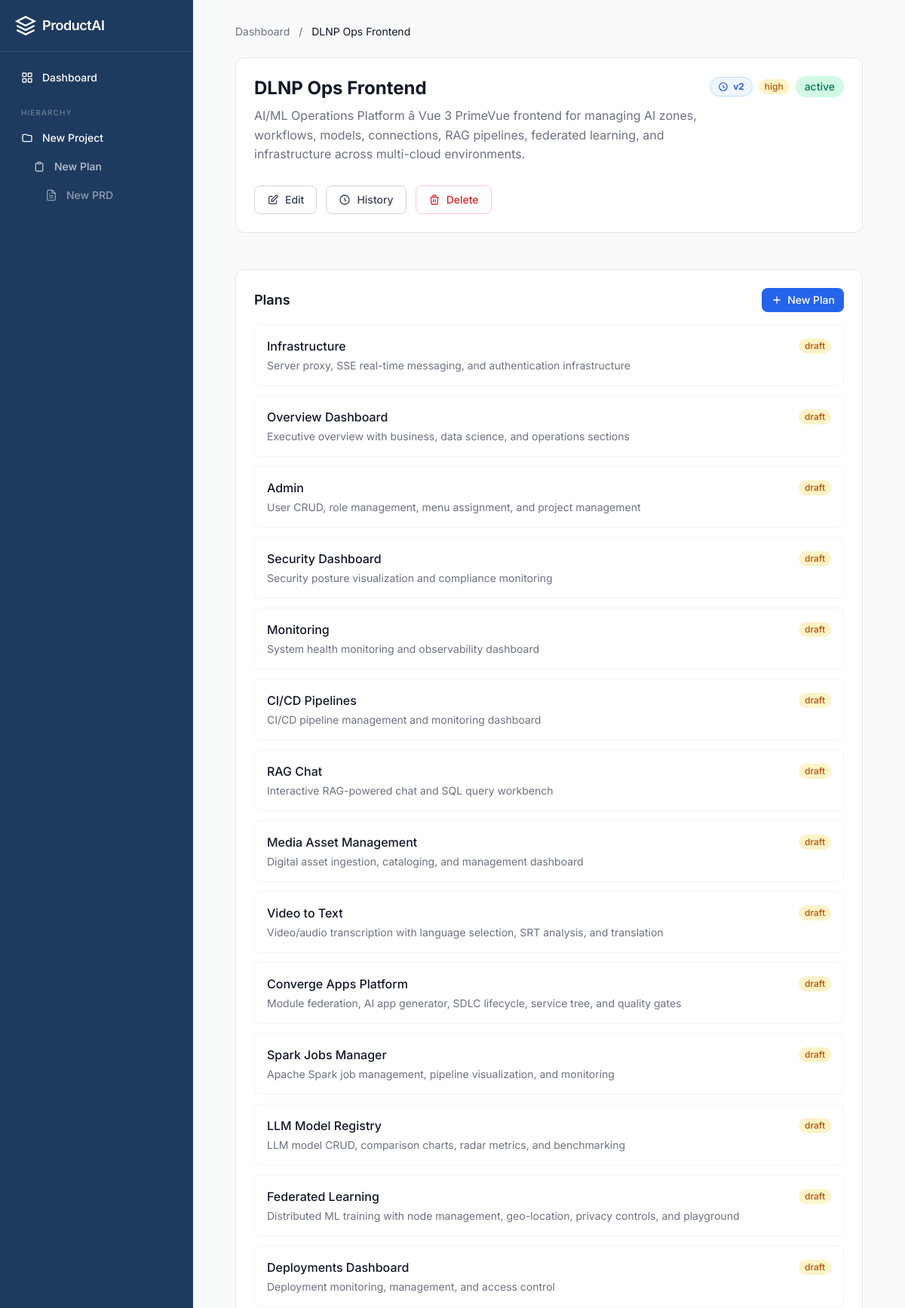
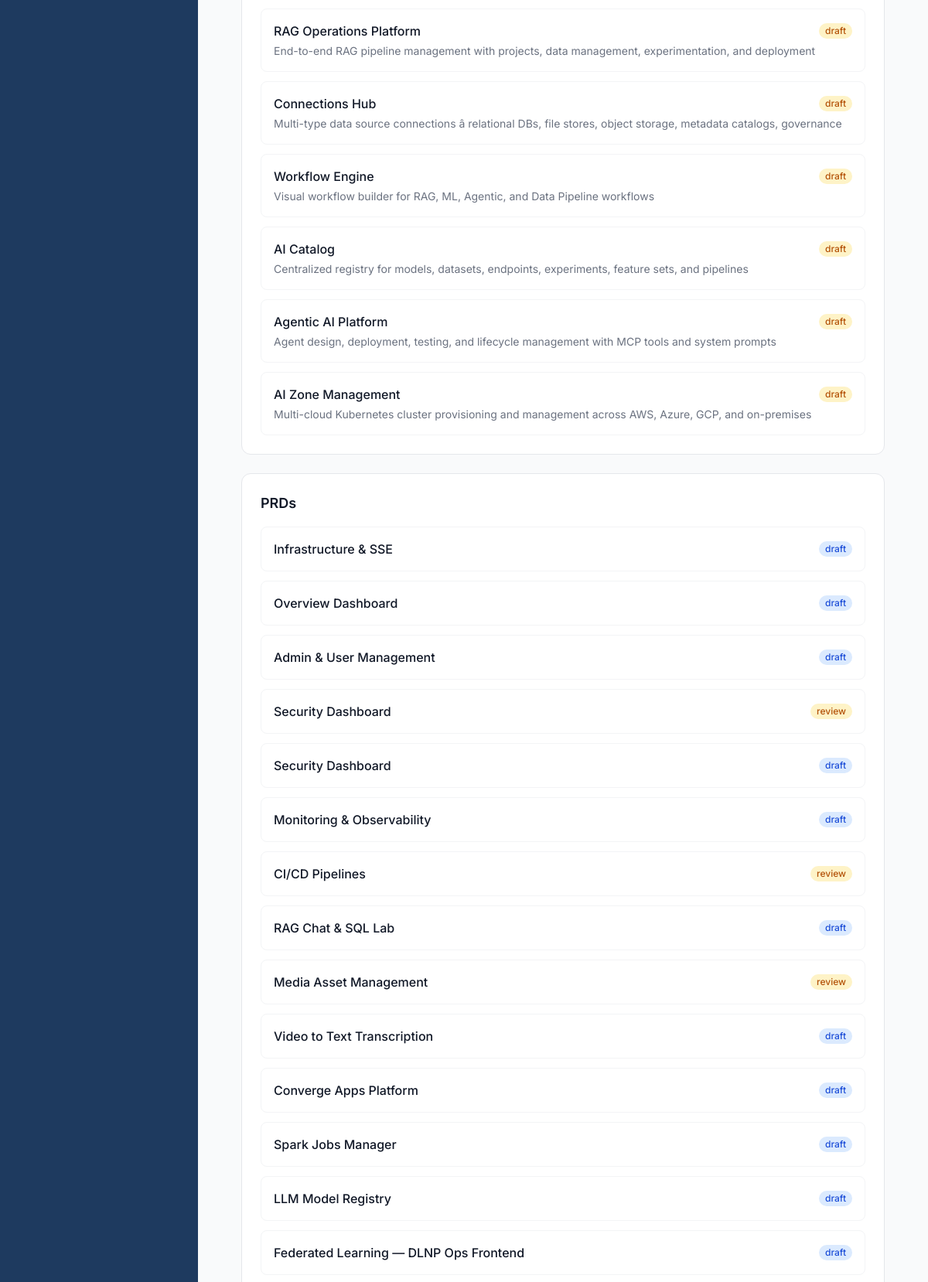
/projects/4 (upper part), run on the app's committed database (2 pictures, top to bottom).
### tables this page shows
CREATE TABLE projects (
    id INTEGER PRIMARY KEY AUTOINCREMENT,
    title TEXT NOT NULL,
    description TEXT DEFAULT '',
    status TEXT DEFAULT 'planning' CHECK(status IN ('planning', 'active', 'on_hold', 'completed', 'archived')),
    priority TEXT DEFAULT 'medium' CHECK(priority IN ('low', 'medium', 'high', 'critical')),
    lead TEXT DEFAULT '',
    members TEXT DEFAULT '[]',
    milestones TEXT DEFAULT '[]',
    start_date TEXT DEFAULT '',
    target_date TEXT DEFAULT '',
    ai_conversation TEXT DEFAULT '[]',
    created_at TEXT DEFAULT (datetime('now')),
    updated_at TEXT DEFAULT (datetime('now'))
);

CREATE TABLE plans (
    id INTEGER PRIMARY KEY AUTOINCREMENT,
    title TEXT NOT NULL,
    description TEXT DEFAULT '',
    status TEXT DEFAULT 'draft' CHECK(status IN ('draft', 'active', 'completed', 'archived')),
    vision TEXT DEFAULT '',
    goals TEXT DEFAULT '[]',
    target_audience TEXT DEFAULT '',
    success_metrics TEXT DEFAULT '[]',
    ai_conversation TEXT DEFAULT '[]',
    created_at TEXT DEFAULT (datetime('now')),
    updated_at TEXT DEFAULT (datetime('now'))
, project_id INTEGER REFERENCES projects(id) ON DELETE SET NULL);

CREATE TABLE prds (
    id INTEGER PRIMARY KEY AUTOINCREMENT,
    plan_id INTEGER,
    title TEXT NOT NULL,
    status TEXT DEFAULT 'draft' CHECK(status IN ('draft', 'review', 'approved', 'archived')),
    content TEXT DEFAULT '',
    overview TEXT DEFAULT '',
    problem_statement TEXT DEFAULT '',
    proposed_solution TEXT DEFAULT '',
    user_stories TEXT DEFAULT '[]',
    requirements_functional TEXT DEFAULT '[]',
    requirements_nonfunctional TEXT DEFAULT '[]',
    success_metrics TEXT DEFAULT '[]',
    timeline TEXT DEFAULT '',
    ai_conversation TEXT DEFAULT '[]',
    created_at TEXT DEFAULT (datetime('now')),
    updated_at TEXT DEFAULT (datetime('now')),
    FOREIGN KEY (plan_id) REFERENCES plans(id) ON DELETE SET NULL
);

### productai/routes/pages.py (the view)
@router.get("/projects/{project_id}", response_class=HTMLResponse)
async def project_detail(request: Request, project_id: int):
    project = await models.get_project(project_id)
    if not project:
        return HTMLResponse("<h1>Project not found</h1>", status_code=404)
    plans = await models.list_plans(project_id=project_id)
    prds = []
    for plan in plans:
        plan_prds = await models.list_prds(plan_id=plan["id"])
        prds.extend(plan_prds)
    current_version = await models.get_current_version_number("project", project_id)
    return templates.TemplateResponse(
        "pages/project_detail.html",
        {"request": request, "project": project, "plans": plans, "prds": prds, "current_version": current_version},
    )

### productai/templates/pages/project_detail.html (shortened to what this page needs)
{% extends "base.html" %}
{% block content %}
<div class="p-8 max-w-4xl mx-auto">
    <nav class="text-sm text-gray-500 mb-6">
        <a href="/" class="hover:text-brand-600">Dashboard</a>
        <span class="mx-2">/</span>
        <span class="text-gray-900">{{ project.title }}</span>
    </nav>
    <div class="bg-white rounded-xl border border-gray-200 p-6 mb-6">
        <div class="flex items-start justify-between">
            <div>
                <h1 class="text-2xl font-bold text-gray-900">{{ project.title }}</h1>
                {% if project.description %}
                <div class="prose text-gray-500 mt-2 md-render">{{ project.description }}</div>
                {% endif %}
            </div>
            <div class="flex items-center gap-2">
                {% if current_version > 0 %}
                <a href="/projects/{{ project.id }}/versions" class="inline-flex items-center gap-1.5 px-2.5 py-1 text-xs font-semibold rounded-full bg-brand-50 text-brand-700 border border-brand-200 hover:bg-brand-100 transition-colors" title="View version history">
                    <svg class="w-3.5 h-3.5" fill="none" stroke="currentColor" stroke-width="2" viewBox="0 0 24 24">
                        <path d="M12 8v4l3 3m6-3a9 9 0 11-18 0 9 9 0 0118 0z"/>
                    </svg>
                    v{{ current_version }}
                </a>
                {% endif %}
                <span class="inline-flex px-2 py-0.5 text-xs font-medium rounded-full
                    {% if project.priority == 'critical' %}bg-red-100 text-red-700
                    {% elif project.priority == 'high' %}bg-amber-100 text-amber-700
                    {% elif project.priority == 'medium' %}bg-blue-100 text-blue-700
                    {% else %}bg-gray-100 text-gray-600{% endif %}">
                    {{ project.priority }}
                </span>
                <span class="inline-flex px-3 py-1 text-sm font-medium rounded-full
                    {% if project.status == 'active' %}bg-emerald-100 text-emerald-700
                    {% elif project.status == 'completed' %}bg-blue-100 text-blue-700
                    {% elif project.status == 'on_hold' %}bg-orange-100 text-orange-700
                    {% elif project.status == 'archived' %}bg-gray-100 text-gray-500
                    {% else %}bg-amber-100 text-amber-700{% endif %}">
                    {{ project.status | replace('_', ' ') }}
                </span>
            </div>
        </div>
        <div class="flex gap-3 mt-5">
            <a href="/projects/{{ project.id }}/edit" class="inline-flex items-center gap-2 px-4 py-2 border border-gray-300 text-gray-700 text-sm font-medium rounded-lg hover:bg-gray-50 transition-colors">
                <svg class="w-4 h-4" fill="none" stroke="currentColor" stroke-width="2" viewBox="0 0 24 24">
                    <path d="M11 5H6a2 2 0 00-2 2v11a2 2 0 002 2h11a2 2 0 002-2v-5m-1.414-9.414a2 2 0 112.828 2.828L11.828 15H9v-2.828l8.586-8.586z"/>
                </svg>
                Edit
            </a>
            <a href="/projects/{{ project.id }}/versions" class="inline-flex items-center gap-2 px-4 py-2 border border-gray-300 text-gray-700 text-sm font-medium rounded-lg hover:bg-gray-50 transition-colors">
                <svg class="w-4 h-4" fill="none" stroke="currentColor" stroke-width="2" viewBox="0 0 24 24">
                    <path d="M12 8v4l3 3m6-3a9 9 0 11-18 0 9 9 0 0118 0z"/>
                </svg>
                History
            </a>
            <form action="/api/projects/{{ project.id }}/delete" method="post" onsubmit="return confirm('Delete this project? Plans will be unlinked but not deleted.')">
                <button type="submit" class="inline-flex items-center gap-2 px-4 py-2 border border-red-200 text-red-600 text-sm font-medium rounded-lg hover:bg-red-50 transition-colors">
                    <svg class="w-4 h-4" fill="none" stroke="currentColor" stroke-width="2" viewBox="0 0 24 24">
                        <path d="M19 7l-.867 12.142A2 2 0 0116.138 21H7.862a2 2 0 01-1.995-1.858L5 7m5 4v6m4-6v6m1-10V4a1 1 0 00-1-1h-4a1 1 0 00-1 1v3M4 7h16"/>
                    </svg>
                    Delete
                </button>
            </form>
        </div>
    </div>
    {% set members_data = project.members | default('[]', true) %}
    {% set milestones_data = project.milestones | default('[]', true) %}
    <div class="bg-white rounded-xl border border-gray-200 p-6 mb-6">
        <div class="flex items-center justify-between mb-4">
            <h2 class="text-lg font-semibold">Plans</h2>
            <a href="/plans/new" class="inline-flex items-center gap-1.5 px-3 py-1.5 bg-brand-600 text-white text-sm font-medium rounded-lg hover:bg-brand-700 transition-colors">
                <svg class="w-4 h-4" fill="none" stroke="currentColor" stroke-width="2" viewBox="0 0 24 24"><path d="M12 5v14M5 12h14"/></svg>
                New Plan
            </a>
        </div>
        {% if plans %}
        <div class="space-y-3">
            {% for plan in plans %}
            <a href="/plans/{{ plan.id }}" class="block p-4 rounded-lg border border-gray-100 hover:border-brand-200 hover:bg-brand-50/30 transition-all">
                <div class="flex items-center justify-between">
                    <h3 class="font-medium">{{ plan.title }}</h3>
                    <span class="text-xs font-medium px-2 py-0.5 rounded-full
                        {% if plan.status == 'active' %}bg-emerald-100 text-emerald-700
                        {% elif plan.status == 'completed' %}bg-blue-100 text-blue-700
                        {% elif plan.status == 'archived' %}bg-gray-100 text-gray-500
                        {% else %}bg-amber-100 text-amber-700{% endif %}">
                        {{ plan.status }}
                    </span>
                </div>
                {% if plan.description %}
                <p class="text-sm text-gray-500 mt-1 line-clamp-2">{{ plan.description }}</p>
                {% endif %}
            </a>
            {% endfor %}
        </div>
        {% else %}
        <p class="text-gray-400 text-sm">No plans linked to this project yet.</p>
        {% endif %}
    </div>
    {% if prds %}
    <div class="bg-white rounded-xl border border-gray-200 p-6">
        <h2 class="text-lg font-semibold mb-4">PRDs</h2>
        <div class="space-y-3">
            {% for prd in prds %}
            <a href="/prds/{{ prd.id }}" class="block p-4 rounded-lg border border-gray-100 hover:border-brand-200 hover:bg-brand-50/30 transition-all">
                <div class="flex items-center justify-between">
                    <h3 class="font-medium">{{ prd.title }}</h3>
                    <span class="text-xs font-medium px-2 py-0.5 rounded-full
                        {% if prd.status == 'review' %}bg-amber-100 text-amber-700
                        {% elif prd.status == 'approved' %}bg-emerald-100 text-emerald-700
                        {% else %}bg-blue-100 text-blue-700{% endif %}">
                        {{ prd.status }}
                    </span>
                </div>
            </a>
            {% endfor %}
        </div>
    </div>
    {% endif %}
</div>
{% endblock %}

### data on the page
projects: title "DLNP Ops Frontend", priority "high", status "active"
plans: title "Infrastructure", status "draft", description "Server proxy, SSE real-time messaging, and authentication infrastructure"
plans: title "Overview Dashboard", status "draft", description "Executive overview with business, data science, and operations sections"
plans: title "Admin", status "draft", description "User CRUD, role management, menu assignment, and project management"
plans: title "Security Dashboard", status "draft", description "Security posture visualization and compliance monitoring"
plans: title "Monitoring", status "draft", description "System health monitoring and observability dashboard"
plans: title "CI/CD Pipelines", status "draft", description "CI/CD pipeline management and monitoring dashboard"
plans: title "RAG Chat", status "draft", description "Interactive RAG-powered chat and SQL query workbench"
plans: title "Media Asset Management", status "draft", description "Digital asset ingestion, cataloging, and management dashboard"
plans: title "Video to Text", status "draft", description "Video/audio transcription with language selection, SRT analysis, and translation"
plans: title "Converge Apps Platform", status "draft", description "Module federation, AI app generator, SDLC lifecycle, service tree, and quality gates"
plans: title "Spark Jobs Manager", status "draft", description "Apache Spark job management, pipeline visualization, and monitoring"
plans: title "LLM Model Registry", status "draft", description "LLM model CRUD, comparison charts, radar metrics, and benchmarking"
plans: title "Federated Learning", status "draft", description "Distributed ML training with node management, geo-location, privacy controls, and playground"
plans: title "Deployments Dashboard", status "draft", description "Deployment monitoring, management, and access control"
plans: title "RAG Operations Platform", status "draft", description "End-to-end RAG pipeline management with projects, data management, experimentation, and deployment"
plans: title "Connections Hub", status "draft", description "Multi-type data source connections â relational DBs, file stores, object storage, metadata catalogs, governance"
plans: title "Workflow Engine", status "draft", description "Visual workflow builder for RAG, ML, Agentic, and Data Pipeline workflows"
plans: title "AI Catalog", status "draft", description "Centralized registry for models, datasets, endpoints, experiments, feature sets, and pipelines"
plans: title "Agentic AI Platform", status "draft", description "Agent design, deployment, testing, and lifecycle management with MCP tools and system prompts"
plans: title "AI Zone Management", status "draft", description "Multi-cloud Kubernetes cluster provisioning and management across AWS, Azure, GCP, and on-premises"
prds: title "Infrastructure & SSE", status "draft"
prds: title "Overview Dashboard", status "draft"
prds: title "Admin & User Management", status "draft"
prds: title "Security Dashboard", status "review"
prds: title "Security Dashboard", status "draft"
prds: title "Monitoring & Observability", status "draft"
prds: title "CI/CD Pipelines", status "review"
prds: title "RAG Chat & SQL Lab", status "draft"
prds: title "Media Asset Management", status "review"
prds: title "Video to Text Transcription", status "draft"
prds: title "Converge Apps Platform", status "draft"
prds: title "Spark Jobs Manager", status "draft"
prds: title "LLM Model Registry", status "draft"
prds: title "Federated Learning — DLNP Ops Frontend", status "draft"

### other printed values
{{ current_version }} "2"
